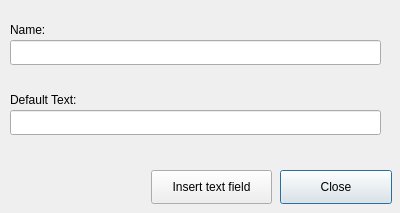
<?xml version="1.0" encoding="UTF-8"?>
<ui version="4.0">
 <class>InsertTextFieldDialog</class>
 <widget class="QDialog" name="InsertTextFieldDialog">
  <property name="geometry">
   <rect>
    <x>0</x>
    <y>0</y>
    <width>400</width>
    <height>213</height>
   </rect>
  </property>
  <property name="windowTitle">
   <string>Insert Text Field</string>
  </property>
  <widget class="QLabel" name="label">
   <property name="geometry">
    <rect>
     <x>10</x>
     <y>20</y>
     <width>371</width>
     <height>19</height>
    </rect>
   </property>
   <property name="text">
    <string>Name:</string>
   </property>
  </widget>
  <widget class="QLabel" name="label_2">
   <property name="geometry">
    <rect>
     <x>10</x>
     <y>90</y>
     <width>371</width>
     <height>19</height>
    </rect>
   </property>
   <property name="text">
    <string>Default Text:</string>
   </property>
  </widget>
  <widget class="QLineEdit" name="nameBox">
   <property name="geometry">
    <rect>
     <x>10</x>
     <y>40</y>
     <width>371</width>
     <height>25</height>
    </rect>
   </property>
  </widget>
  <widget class="QLineEdit" name="valueBox">
   <property name="geometry">
    <rect>
     <x>10</x>
     <y>110</y>
     <width>371</width>
     <height>25</height>
    </rect>
   </property>
  </widget>
  <widget class="QPushButton" name="closeButton">
   <property name="geometry">
    <rect>
     <x>280</x>
     <y>170</y>
     <width>112</width>
     <height>34</height>
    </rect>
   </property>
   <property name="text">
    <string>Close</string>
   </property>
  </widget>
  <widget class="QPushButton" name="insertButton">
   <property name="geometry">
    <rect>
     <x>151</x>
     <y>170</y>
     <width>121</width>
     <height>34</height>
    </rect>
   </property>
   <property name="text">
    <string>Insert text field</string>
   </property>
  </widget>
 </widget>
 <resources/>
 <connections/>
</ui>
